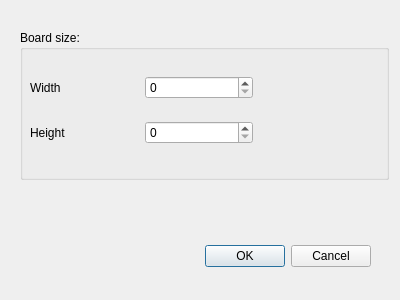
<?xml version="1.0" encoding="UTF-8"?>
<ui version="4.0">
 <class>NewBoard</class>
 <widget class="QDialog" name="NewBoard">
  <property name="geometry">
   <rect>
    <x>0</x>
    <y>0</y>
    <width>400</width>
    <height>300</height>
   </rect>
  </property>
  <property name="minimumSize">
   <size>
    <width>400</width>
    <height>300</height>
   </size>
  </property>
  <property name="maximumSize">
   <size>
    <width>400</width>
    <height>300</height>
   </size>
  </property>
  <property name="windowTitle">
   <string>Create new board</string>
  </property>
  <widget class="QDialogButtonBox" name="buttonBox">
   <property name="geometry">
    <rect>
     <x>30</x>
     <y>240</y>
     <width>341</width>
     <height>32</height>
    </rect>
   </property>
   <property name="orientation">
    <enum>Qt::Orientation::Horizontal</enum>
   </property>
   <property name="standardButtons">
    <set>QDialogButtonBox::StandardButton::Cancel|QDialogButtonBox::StandardButton::Ok</set>
   </property>
  </widget>
  <widget class="QGroupBox" name="BoardSizeBox">
   <property name="geometry">
    <rect>
     <x>20</x>
     <y>30</y>
     <width>369</width>
     <height>150</height>
    </rect>
   </property>
   <property name="minimumSize">
    <size>
     <width>0</width>
     <height>150</height>
    </size>
   </property>
   <property name="maximumSize">
    <size>
     <width>16777215</width>
     <height>150</height>
    </size>
   </property>
   <property name="title">
    <string>Board size:</string>
   </property>
   <widget class="QWidget" name="verticalLayoutWidget">
    <property name="geometry">
     <rect>
      <x>10</x>
      <y>30</y>
      <width>223</width>
      <height>101</height>
     </rect>
    </property>
    <layout class="QVBoxLayout" name="verticalLayout_2">
     <item>
      <layout class="QHBoxLayout" name="WidthLayout">
       <item>
        <widget class="QLabel" name="label_width">
         <property name="text">
          <string>Width</string>
         </property>
        </widget>
       </item>
       <item>
        <widget class="QSpinBox" name="spinBox_width"/>
       </item>
      </layout>
     </item>
     <item>
      <layout class="QHBoxLayout" name="HeightLayout">
       <item>
        <widget class="QLabel" name="label_height">
         <property name="text">
          <string>Height</string>
         </property>
        </widget>
       </item>
       <item>
        <widget class="QSpinBox" name="spinBox_height"/>
       </item>
      </layout>
     </item>
    </layout>
   </widget>
  </widget>
 </widget>
 <resources/>
 <connections>
  <connection>
   <sender>buttonBox</sender>
   <signal>accepted()</signal>
   <receiver>NewBoard</receiver>
   <slot>accept()</slot>
   <hints>
    <hint type="sourcelabel">
     <x>248</x>
     <y>254</y>
    </hint>
    <hint type="destinationlabel">
     <x>157</x>
     <y>274</y>
    </hint>
   </hints>
  </connection>
  <connection>
   <sender>buttonBox</sender>
   <signal>rejected()</signal>
   <receiver>NewBoard</receiver>
   <slot>reject()</slot>
   <hints>
    <hint type="sourcelabel">
     <x>316</x>
     <y>260</y>
    </hint>
    <hint type="destinationlabel">
     <x>286</x>
     <y>274</y>
    </hint>
   </hints>
  </connection>
 </connections>
</ui>
